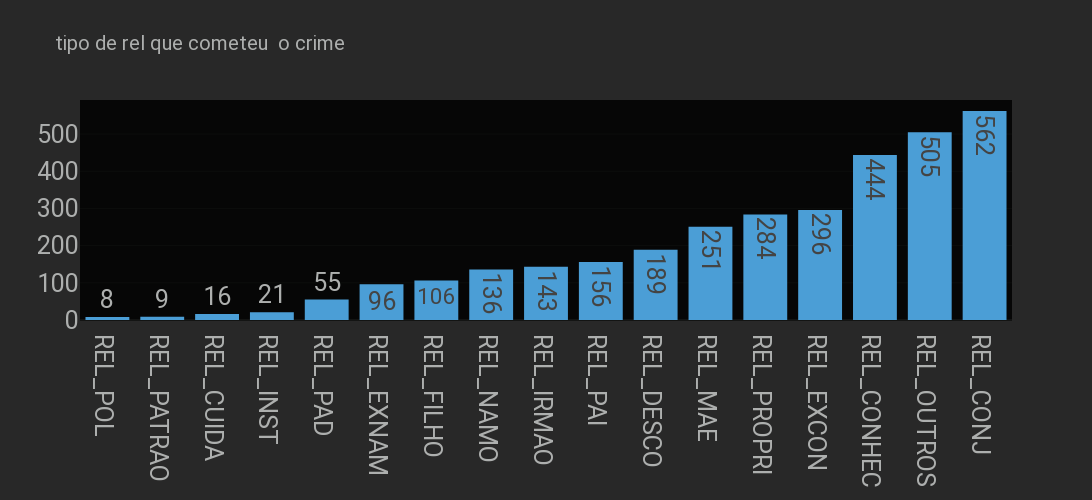

Notebook code cell kept with this figure:
### Code cell
grafico_info(dados_tipo_rel,'tipo de rel que cometeu  o crime')

### Figure 1 — Plotly figure (JSON) as saved in the notebook; plotly's stock layout.template omitted (floating-point values rounded to 4 significant figures)
{"data": [{"alignmentgroup": "True", "bingroup": "x", "histfunc": "sum", "hovertemplate": "index=%{x}<br>sum of A=%{y}<extra></extra>", "legendgroup": "", "marker": {"color": "#4b9ed6", "pattern": {"shape": ""}}, "name": "", "offsetgroup": "", "orientation": "v", "showlegend": false, "texttemplate": "%{value}", "type": "histogram", "x": ["REL_POL", "REL_PATRAO", "REL_CUIDA", "REL_INST", "REL_PAD", "REL_EXNAM", "REL_FILHO", "REL_NAMO", "REL_IRMAO", "REL_PAI", "REL_DESCO", "REL_MAE", "REL_PROPRI", "REL_EXCON", "REL_CONHEC", "REL_OUTROS", "REL_CONJ"], "xaxis": "x", "y": [8, 9, 16, 21, 55, 96, 106, 136, 143, 156, 189, 251, 284, 296, 444, 505, 562], "yaxis": "y"}], "layout": {"barmode": "relative", "font": {"size": 25}, "height": 500, "legend": {"tracegroupgap": 0}, "showlegend": false, "title": {"font": {"size": 20}, "text": "tipo de rel que cometeu  o crime"}, "width": 1550, "xaxis": {"anchor": "y", "domain": [0, 1], "title": {}}, "yaxis": {"anchor": "x", "domain": [0, 1], "title": {}}}}
